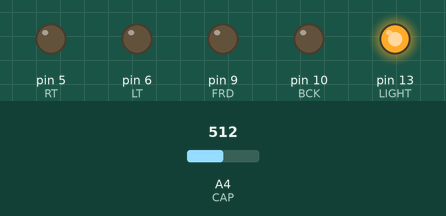
Simulated run of this sketch. Board: Arduino Uno, built with avr-gcc and run on an emulated ATmega328P. On the bench: output pins drawn as LEDs (lit = HIGH). Inputs (shaded band) come from the test bench; at power-on: A4 (CAP) = 512. What the sketch prints to the serial monitor is not drawn.

Above: at 0.1 s.
At 3.2 s:
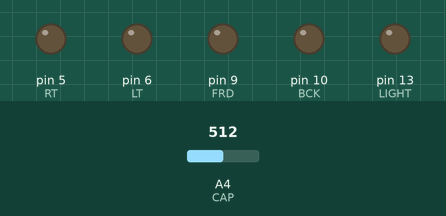
3.3 s: A4 (CAP) set to 716
6.3 s: A4 (CAP) set to 900
Timing chart, 0 to 9.3 s (numbered marks = the images above; inputs shaded):
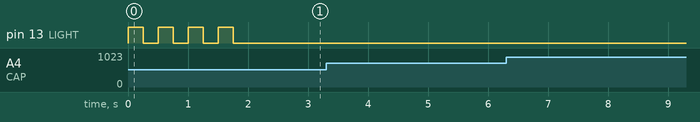

Measured:
- after the input at 3.3 s, every drawn part: stays the same
- after the input at 6.3 s, every drawn part: stays the same

The sketch:

car.ino
```cpp
// Pins ---------------------------
#define LT        6
#define RT        5
#define FRD       9
#define BCK       10
#define LIGHT     13
#define CAP        A4

// Macros ---------------------------
#define IS_MINUS(x)(x&0x80)
#define ABS(x)     (x&0x7F)
#define DUTY(x)    (x*(255/100))
#define SERIAL_CLEAR() while(Serial.available()) Serial.read();

// Variables ------------------------
bool recieveEvent = false;

// Functions ------------------------
void blink() {
  int cnt = 8;
  int state = HIGH;
  while (cnt--) {
    digitalWrite(LIGHT, state);
    state = state ? LOW : HIGH;
    delay(250);
  }
}

inline void controlTask() {
  struct Recieve {
    bool light : 1;
    byte       : 3;
    byte key   : 4;
    byte lr;
    byte fb;
  };
  const char key = 0xA;
  byte data[3] = {};
  Recieve *recieve = (Recieve*)data;

  if (Serial.available()) {
    data[0] = Serial.read();
    if (recieve->key == key) {
      bool read = true;
      unsigned  long timerRead = millis()+10;
      while (Serial.available() < 2) {
        if (millis()>timerRead) {
          read = false;
          break;
        }
      }

      if (read) {
        data[1] = Serial.read();
        data[2] = Serial.read();
        if (IS_MINUS(recieve->lr)) {
          analogWrite(LT, 0);
          analogWrite(RT, DUTY(ABS(recieve->lr)));
        } else {
          analogWrite(RT, 0);
          analogWrite(LT, DUTY(ABS(recieve->lr)));
        }
        if (IS_MINUS(recieve->fb)) {
          analogWrite(FRD, 0);
          analogWrite(BCK, DUTY(ABS(recieve->fb)));
        } else {
          analogWrite(BCK, 0);
          analogWrite(FRD, DUTY(ABS(recieve->fb)));
        };
        digitalWrite(LIGHT, recieve->light);
        recieveEvent = true;
      }
    }
  }
  SERIAL_CLEAR();
}


inline bool timerEvent() {
  static unsigned long timer = 0;
  unsigned long time = millis();
  bool temp;
  if (timer != time) {
    temp = true;
    timer = time;
  } else
    temp = false;
  return temp;
}

inline void capTask() {
  static int timerRead = 0;
  static int timerSend = 0;
  static float capArray[10] = {};
  static int cnt = 0;
  if (timerEvent()) {
    ++timerRead;
    ++timerSend;
  }

  if (timerRead>100) {
    const float max = 4.f;
    const float min = 3.f;

    float cap = analogRead(CAP) * 5.f / 1024.f;
    constrain(cap, min, max);
    cap = (cap - min) * 100.0f / (max - min);
    capArray[cnt] = cap;
    ++cnt;
    timerRead = 0;
  }

    if (timerSend>1000) {
    int avg = 0;
    for (int i = 0; i<cnt; i++)
     avg += capArray[i];
    avg /= cnt;
    Serial.write((byte)avg);
    cnt = 0;
    timerSend = 0;
  }
}

inline void  noSignalTask() {
  static int timer = 0;

  if (recieveEvent) {
    timer = 0;
    recieveEvent = false;
    return;
  }
  if (timerEvent())
    ++timer;
  if (timer > 1000) {
    analogWrite(LT, 0);
    analogWrite(RT, 0);
    analogWrite(FRD, 0);
    analogWrite(BCK, 0);
    timer = 0;
  }
}

void setup() {
  pinMode(LT, OUTPUT);
  pinMode(RT, OUTPUT);
  pinMode(FRD, OUTPUT);
  pinMode(BCK, OUTPUT);
  pinMode(LIGHT, OUTPUT);
  Serial.begin(9600);

  blink();
  SERIAL_CLEAR();
}

void loop() {
  controlTask();
  capTask();
}
```
